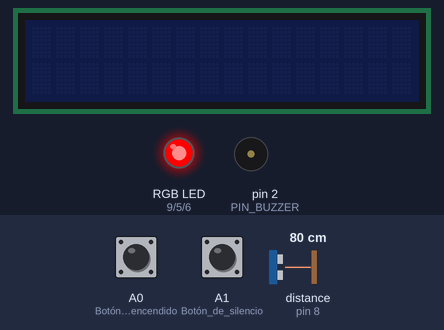
The program below on a simulated Arduino Uno, built with avr-gcc and run on an emulated ATmega328P. On the bench: 16×2 character LCD, an RGB LED mixed from three pins (HIGH = lit), buzzer (waves = sounding, pin HIGH). Wiring (from diagram.json): ultrasonic range finder: trigger pin 7; echo pin 8. The test bench sets the inputs (shaded band); at power-on: A0 (Botón_de_encendido) HIGH, distance to the obstacle (sensor on pin 8) 80 cm, A1 (Botón_de_silencio) HIGH. The echo pulse lasts 58.3 µs per cm; pins used as bus, display or sensor lines are not drawn; what the program prints to the serial monitor is not drawn.

Above: at 1.3 s.
1.4 s: A0 (Botón_de_encendido) pulled LOW for 0.15 s
2.1 s: distance to the obstacle (sensor on pin 8) set to 120 cm
At 2.48 s:
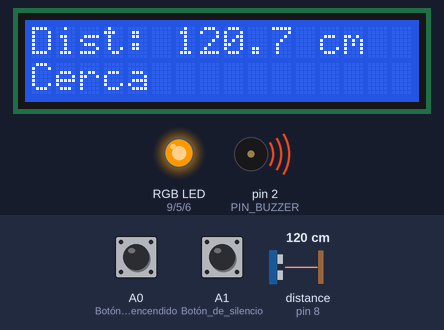
4.3 s: distance to the obstacle (sensor on pin 8) set to 250 cm
At 5.79 s:
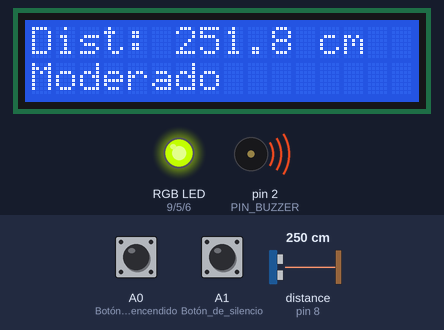
6.2 s: distance to the obstacle (sensor on pin 8) set to 299 cm
At 6.57 s:
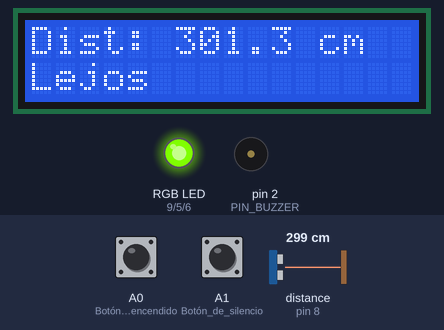
8.3 s: A0 (Botón_de_encendido) pulled LOW for 1 s
At 9.0 s:
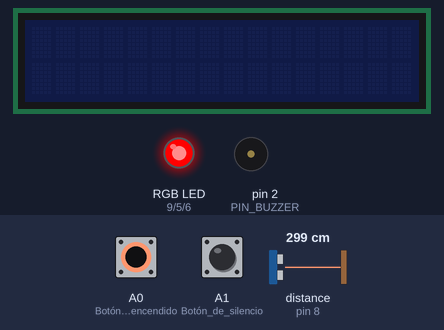
Timing chart, 0 to 11.3 s (numbered marks = the images above; inputs shaded):
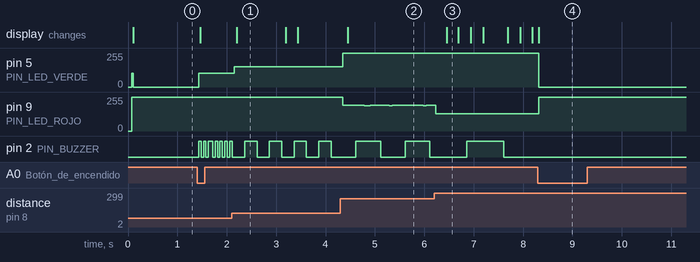

The program:

main.cpp
```cpp
#include <Arduino.h>

#include "AsyncInterval.hpp"
#include "Buzzer.hpp"
#include "Config.hpp"
#include "Distancia.hpp"
#include "HCSR04.hpp"
#include "Led.hpp"
#include "Pantalla.hpp"

namespace
{
    // Temporizadores no bloqueantes
    AsyncInterval medicionInterval(config::INTERVALO_MEDICION_MS);
    AsyncInterval pantallaInterval(config::INTERVALO_PANTALLA_MS);
    AsyncInterval buzzerInterval(config::INTERVALO_BUZZER_INICIAL_MS);
    AsyncInterval readButtonsInterval(config::INTERVALO_LEER_BOTONES_MS);

    // Estado del sistema
    bool estadoBuzzer = false;
    float distanciaCm = 0.0f;
    int porcentajeDistancia = 0;
    NivelDistancia nivelDistancia = NivelDistancia::MuyCerca;
    int status = LOW;  // LOW = apagado, HIGH = encendido
    bool mute = false; //  true = sin sonido, false = con sonido
} // namespace

bool botonPresionado(uint8_t pin)
{
    static bool estadoAnteriorA0 = HIGH;
    static bool estadoAnteriorA1 = HIGH;

    bool estadoActual = digitalRead(pin);

    bool *estadoAnterior = nullptr;

    if (pin == A0)
        estadoAnterior = &estadoAnteriorA0;
    if (pin == A1)
        estadoAnterior = &estadoAnteriorA1;

    if (estadoActual == LOW && *estadoAnterior == HIGH)
    {
        *estadoAnterior = estadoActual;
        return true;
    }

    *estadoAnterior = estadoActual;
    return false;
}

void setup()
{
    Serial.begin(config::BAUDIOS_SERIAL);

    inicializarBuzzer();
    inicializarLed();
    inicializarHCSR04();
    inicializarPantalla();

    pinMode(A0, INPUT_PULLUP); // Botón de encendido/apagado
    pinMode(A1, INPUT_PULLUP); // Botón de silencio

    distanciaCm = medirDistanciaHCSR04();
    if (distanciaCm < 0.0f)
    {
        distanciaCm = config::DISTANCIA_MAXIMA_CM;
    }

    porcentajeDistancia = porcentajeDesdeDistancia(distanciaCm);
    nivelDistancia = nivelDesdePorcentaje(porcentajeDistancia);
    buzzerInterval.setInterval(intervaloBuzzer(nivelDistancia));

    establecerColorPorcentaje(porcentajeDistancia);
    mostrarEstadoSistema(distanciaCm, nivelDistancia);
}

void loop()
{
    if (readButtonsInterval.ready())
    {
        if (botonPresionado(A0))
        {
            status = !status;

            Serial.print("Estado del sistema: ");
            Serial.println(status ? "Encendido" : "Apagado");
        }

        if (botonPresionado(A1))
        {
            mute = !mute;

            Serial.print("Estado del sonido: ");
            Serial.println(mute ? "Silenciado" : "Con sonido");
        }
    }
    if (status == HIGH)
    {
        if (medicionInterval.ready())
        {
            distanciaCm = medirDistanciaHCSR04();
            if (distanciaCm < 0.0f)
            {
                distanciaCm = config::DISTANCIA_MAXIMA_CM;
            }

            porcentajeDistancia = porcentajeDesdeDistancia(distanciaCm);
            nivelDistancia = nivelDesdePorcentaje(porcentajeDistancia);
            buzzerInterval.setInterval(intervaloBuzzer(nivelDistancia));

            establecerColorPorcentaje(porcentajeDistancia);
        }

        if (buzzerInterval.ready())
        {
            if (mute == true)
            {
                desactivarBuzzer();
                estadoBuzzer = false;
            }
            else
            {
                alternarBuzzer(estadoBuzzer, config::FRECUENCIA_BUZZER_HZ);

                Serial.print("Estado del buzzer: ");
                Serial.println(estadoBuzzer ? "Encendido" : "Apagado");
            }
        }

        if (pantallaInterval.ready())
        {
            mostrarEstadoSistema(distanciaCm, nivelDistancia);
        }
    }
    else
    {

        // Si el sistema está apagado, asegurarse de que todo esté apagado
        if (estadoBuzzer)
        {
            alternarBuzzer(estadoBuzzer, config::FRECUENCIA_BUZZER_HZ);
        }
        establecerColorPorcentaje(0); // Apagar LEDs
        apagarPantalla();
    }
}
```

AsyncInterval.hpp
```cpp
/**
 * @file AsyncInterval.hpp
 * @brief Temporizador no bloqueante basado en millis().
 *
 * Permite ejecutar acciones cada cierto intervalo sin detener el hilo
 * principal, evitando el uso de delay().
 */

#pragma once

class AsyncInterval
{
public:
    /**
     * @brief Crea un temporizador con el intervalo indicado.
     *
     * @param ms Intervalo en milisegundos.
     */
    explicit AsyncInterval(unsigned long ms = 1000);

    /**
     * @brief Comprueba si el intervalo ya transcurrió.
     *
     * Si el intervalo transcurrió, reinicia el temporizador y devuelve true.
     *
     * @return true si debe ejecutarse la acción asociada.
     */
    bool ready();

    /**
     * @brief Devuelve el intervalo configurado.
     *
     * @return Intervalo en milisegundos.
     */
    unsigned long getInterval() const;

    /**
     * @brief Cambia el intervalo configurado.
     *
     * @param ms Nuevo intervalo en milisegundos.
     */
    void setInterval(unsigned long ms);

    /**
     * @brief Reinicia el temporizador tomando el tiempo actual como referencia.
     */
    void reset();

private:
    unsigned long previousTime;
    unsigned long interval;
};
```

Buzzer.hpp
```cpp
/**
 * @file Buzzer.hpp
 * @brief Módulo para el control del zumbador (buzzer) del sistema.
 *
 * Proporciona la interfaz para inicializar el hardware del buzzer y controlar
 * su estado de encendido y apagado.
 */

#pragma once

/**
 * @brief Inicializa el pin del buzzer y lo deja apagado.
 *
 * Debe llamarse una sola vez al inicio del programa antes de utilizar las
 * demás funciones.
 */
void inicializarBuzzer();

/**
 * @brief Activa el buzzer con la frecuencia indicada.
 *
 * @param frecuenciaHz Frecuencia del sonido en hercios.
 */
void activarBuzzer(int frecuenciaHz);

/**
 * @brief Desactiva el buzzer, deteniendo cualquier sonido emitido.
 */
void desactivarBuzzer();

/**
 * @brief Alterna el estado del buzzer entre encendido y apagado.
 *
 * @param estadoBuzzer Referencia al estado actual del buzzer (true encendido).
 * @param frecuenciaHz Frecuencia del sonido cuando se activa.
 */
void alternarBuzzer(bool &estadoBuzzer, int frecuenciaHz);
```

Distancia.hpp
```cpp
/**
 * @file Distancia.hpp
 * @brief Conversión y clasificación de distancias medidas por el sensor.
 *
 * Centraliza la lógica que traduce centímetros a porcentaje, clasifica el
 * nivel de cercanía y determina el intervalo de sonido del buzzer.
 */

#pragma once

/**
 * @brief Niveles de cercanía usados por la interfaz del sistema.
 */
enum class NivelDistancia
{
    MuyCerca,
    Cerca,
    Moderado,
    Lejos
};

/**
 * @brief Convierte una distancia en centímetros a un porcentaje de 0 a 100.
 *
 * Una lectura negativa se interpreta como una medición inválida (sin eco) y se
 * trata como un obstáculo lejano.
 *
 * @param distanciaCm Distancia medida en centímetros.
 * @return Porcentaje de distancia saturado al rango 0-100.
 */
int porcentajeDesdeDistancia(float distanciaCm);

/**
 * @brief Clasifica un porcentaje de distancia en un nivel de cercanía.
 *
 * @param porcentaje Distancia normalizada de 0 a 100.
 * @return Nivel de distancia correspondiente.
 */
NivelDistancia nivelDesdePorcentaje(int porcentaje);

/**
 * @brief Devuelve el nombre legible de un nivel de distancia.
 *
 * @param nivel Nivel de distancia.
 * @return Cadena de texto estática con el nombre del nivel.
 */
const char *nombreNivel(NivelDistancia nivel);

/**
 * @brief Obtiene el intervalo de alternancia del buzzer para un nivel.
 *
 * @param nivel Nivel de distancia.
 * @return Intervalo en milisegundos.
 */
unsigned long intervaloBuzzer(NivelDistancia nivel);
```

HCSR04.hpp
```cpp
/**
 * @file HCSR04.hpp
 * @brief Interfaz del sensor ultrasónico HC-SR04.
 *
 * Permite inicializar el sensor y obtener la distancia medida en centímetros.
 */

#pragma once

/**
 * @brief Inicializa los pines del sensor HC-SR04.
 *
 * Configura el pin de disparo como salida, el pin de eco como entrada y deja
 * el pin de disparo en nivel bajo.
 */
void inicializarHCSR04();

/**
 * @brief Mide la distancia al obstáculo más cercano.
 *
 * Envía un pulso de disparo de 10 microsegundos y mide el tiempo de respuesta
 * del eco. Si no se recibe respuesta dentro del tiempo máximo configurado,
 * devuelve un valor negativo para indicar una lectura inválida.
 *
 * @return Distancia en centímetros, o -1.0f si no hubo eco.
 */
float medirDistanciaHCSR04();
```

Led.hpp
```cpp
/**
 * @file Led.hpp
 * @brief Módulo para el control del LED RGB del sistema.
 *
 * Proporciona la interfaz para inicializar el hardware del LED, controlar su
 * estado de encendido/apagado y establecer un color según la distancia.
 */

#pragma once

#include <stdint.h>

/**
 * @brief Componentes de color de un LED RGB.
 */
struct RGB
{
    uint8_t r;
    uint8_t g;
    uint8_t b;
};

/**
 * @brief Inicializa los pines del LED RGB.
 *
 * Configura los tres canales como salida y apaga el LED. Debe llamarse una
 * sola vez en el setup.
 */
void inicializarLed();

/**
 * @brief Enciende todos los canales del LED RGB.
 */
void encenderLed();

/**
 * @brief Apaga todos los canales del LED RGB.
 */
void apagarLed();

/**
 * @brief Alterna el estado del LED entre encendido y apagado.
 *
 * @param estadoLed Referencia al estado actual del LED (true encendido).
 */
void alternarLed(bool &estadoLed);

/**
 * @brief Establece el color del LED a partir de un porcentaje de distancia.
 *
 * El color varía de rojo (0 %) a amarillo (50 %) y de amarillo a verde
 * (100 %).
 *
 * @param porcentaje Distancia normalizada de 0 a 100.
 */
void establecerColorPorcentaje(int porcentaje);

/**
 * @brief Calcula el color correspondiente a un porcentaje de distancia.
 *
 * @param porcentaje Distancia normalizada de 0 a 100.
 * @return Componentes RGB resultantes.
 */
RGB obtenerColor(int porcentaje);
```

Pantalla.hpp
```cpp
/**
 * @file Pantalla.hpp
 * @brief Interfaz de la pantalla LCD I2C.
 *
 * Permite inicializar el display y mostrar la distancia medida junto con su
 * nivel de cercanía.
 */

#pragma once

#include "Distancia.hpp"

/**
 * @brief Inicializa la pantalla LCD I2C y enciende la retroiluminación.
 */
void inicializarPantalla();

/**
 * @brief Muestra la distancia y el nivel de cercanía en la pantalla.
 *
 * @param distanciaCm Distancia medida en centímetros.
 * @param nivel Nivel de distancia calculado a partir de la medición.
 */
void mostrarEstadoSistema(float distanciaCm, NivelDistancia nivel);

void encenderPantalla();
void apagarPantalla();
```

AsyncInterval.cpp
```cpp
#include "AsyncInterval.hpp"

#include <Arduino.h>

AsyncInterval::AsyncInterval(unsigned long ms) : previousTime(0), interval(ms)
{
}

bool AsyncInterval::ready()
{
    const unsigned long currentTime = millis();

    if (currentTime - previousTime >= interval)
    {
        previousTime = currentTime;
        return true;
    }

    return false;
}

unsigned long AsyncInterval::getInterval() const
{
    return interval;
}

void AsyncInterval::setInterval(unsigned long ms)
{
    interval = ms;
}

void AsyncInterval::reset()
{
    previousTime = millis();
}
```

Buzzer.cpp
```cpp
#include "Buzzer.hpp"

#include "Config.hpp"
#include <Arduino.h>

void inicializarBuzzer()
{
    pinMode(config::PIN_BUZZER, OUTPUT);
    desactivarBuzzer();
}

void activarBuzzer()
{
    digitalWrite(config::PIN_BUZZER, HIGH);
}

void desactivarBuzzer()
{
    digitalWrite(config::PIN_BUZZER, LOW);
}

void alternarBuzzer(bool &estadoBuzzer, int frecuenciaHz)
{
    if (estadoBuzzer)
    {
        desactivarBuzzer();
        estadoBuzzer = false;
        return;
    }

    activarBuzzer();
    estadoBuzzer = true;
}
```

Distancia.cpp
```cpp
#include "Distancia.hpp"

#include "Config.hpp"
#include <Arduino.h>

int porcentajeDesdeDistancia(float distanciaCm)
{
    if (distanciaCm < 0.0f)
    {
        return 100;
    }

    const float porcentaje = (distanciaCm / config::DISTANCIA_MAXIMA_CM) * 100.0f;
    return static_cast<int>(constrain(porcentaje, 0.0f, 100.0f));
}

NivelDistancia nivelDesdePorcentaje(int porcentaje)
{
    if (porcentaje >= config::UMBRAL_LEJOS_PORCENTAJE)
    {
        return NivelDistancia::Lejos;
    }

    if (porcentaje >= config::UMBRAL_MODERADO_PORCENTAJE)
    {
        return NivelDistancia::Moderado;
    }

    if (porcentaje >= config::UMBRAL_CERCA_PORCENTAJE)
    {
        return NivelDistancia::Cerca;
    }

    return NivelDistancia::MuyCerca;
}

const char *nombreNivel(NivelDistancia nivel)
{
    switch (nivel)
    {
    case NivelDistancia::Lejos:
        return "Lejos";
    case NivelDistancia::Moderado:
        return "Moderado";
    case NivelDistancia::Cerca:
        return "Cerca";
    case NivelDistancia::MuyCerca:
    default:
        return "Muy cerca";
    }
}

unsigned long intervaloBuzzer(NivelDistancia nivel)
{
    switch (nivel)
    {
    case NivelDistancia::Lejos:
        return config::INTERVALO_BUZZER_LEJOS_MS;
    case NivelDistancia::Moderado:
        return config::INTERVALO_BUZZER_MODERADO_MS;
    case NivelDistancia::Cerca:
        return config::INTERVALO_BUZZER_CERCA_MS;
    case NivelDistancia::MuyCerca:
    default:
        return config::INTERVALO_BUZZER_MUY_CERCA_MS;
    }
}
```

HCSR04.cpp
```cpp
#include "HCSR04.hpp"

#include "Config.hpp"
#include <Arduino.h>

void inicializarHCSR04()
{
    pinMode(config::PIN_TRIGGER, OUTPUT);
    pinMode(config::PIN_ECHO, INPUT);
    digitalWrite(config::PIN_TRIGGER, LOW);
}

float medirDistanciaHCSR04()
{
    digitalWrite(config::PIN_TRIGGER, LOW);
    delayMicroseconds(2);
    digitalWrite(config::PIN_TRIGGER, HIGH);
    delayMicroseconds(10);
    digitalWrite(config::PIN_TRIGGER, LOW);

    const unsigned long duracion = pulseIn(config::PIN_ECHO, HIGH, config::TIMEOUT_ECO_US);

    if (duracion == 0)
    {
        return -1.0f;
    }

    return (duracion * config::VELOCIDAD_SONIDO_CM_US) / 2.0f;
}
```

Led.cpp
```cpp
#include "Led.hpp"

#include "Config.hpp"
#include <Arduino.h>

void inicializarLed()
{
    pinMode(config::PIN_LED_ROJO, OUTPUT);
    pinMode(config::PIN_LED_VERDE, OUTPUT);
    pinMode(config::PIN_LED_AZUL, OUTPUT);

    apagarLed();
}

void encenderLed()
{
    digitalWrite(config::PIN_LED_ROJO, HIGH);
    digitalWrite(config::PIN_LED_VERDE, HIGH);
    digitalWrite(config::PIN_LED_AZUL, HIGH);
}

void apagarLed()
{
    digitalWrite(config::PIN_LED_ROJO, LOW);
    digitalWrite(config::PIN_LED_VERDE, LOW);
    digitalWrite(config::PIN_LED_AZUL, LOW);
}

void alternarLed(bool &estadoLed)
{
    if (estadoLed)
    {
        apagarLed();
        estadoLed = false;
        return;
    }

    encenderLed();
    estadoLed = true;
}

void establecerColorPorcentaje(int porcentaje)
{
    const RGB color = obtenerColor(porcentaje);

    analogWrite(config::PIN_LED_ROJO, color.r);
    analogWrite(config::PIN_LED_VERDE, color.g);
    analogWrite(config::PIN_LED_AZUL, color.b);
}

RGB obtenerColor(int porcentaje)
{
    porcentaje = constrain(porcentaje, 0, 100);

    RGB color{};

    if (porcentaje <= 50)
    {
        const float transicion = porcentaje / 50.0f;

        color.r = 255;
        color.g = static_cast<uint8_t>(255.0f * transicion + 0.5f);
        color.b = 0;
    }
    else
    {
        const float transicion = (porcentaje - 50) / 50.0f;

        color.r = static_cast<uint8_t>(255.0f * (1.0f - transicion) + 0.5f);
        color.g = 255;
        color.b = 0;
    }

    return color;
}
```

Pantalla.cpp
```cpp
#include "Pantalla.hpp"

#include "Config.hpp"
#include <Arduino.h>
#include <LiquidCrystal_I2C.h>
#include <Wire.h>
#include <stdio.h>
#include <string.h>

LiquidCrystal_I2C lcd(config::LCD_DIRECCION, config::LCD_COLUMNAS, config::LCD_FILAS);

namespace
{
    void rellenarLinea(char *linea)
    {
        encenderPantalla();

        size_t longitud = strlen(linea);

        while (longitud < config::LCD_COLUMNAS)
        {
            linea[longitud++] = ' ';
        }

        linea[longitud] = '\0';
    }

    void imprimirLinea(uint8_t fila, char *linea)
    {
        rellenarLinea(linea);
        lcd.setCursor(0, fila);
        lcd.print(linea);
    }
} // namespace

void inicializarPantalla()
{
    lcd.init();
    lcd.backlight();
    lcd.clear();
}

void mostrarEstadoSistema(float distanciaCm, NivelDistancia nivel)
{
    encenderPantalla();
    if (distanciaCm < 0.0f)
    {
        distanciaCm = config::DISTANCIA_MAXIMA_CM;
    }

    int centimetros = static_cast<int>(distanciaCm);
    int decimas = static_cast<int>((distanciaCm - centimetros) * 10.0f + 0.5f);

    if (decimas >= 10)
    {
        centimetros++;
        decimas = 0;
    }

    char lineaDistancia[config::LCD_COLUMNAS + 1];
    snprintf(lineaDistancia, sizeof(lineaDistancia), "Dist: %d.%d cm", centimetros, decimas);
    imprimirLinea(0, lineaDistancia);

    char lineaNivel[config::LCD_COLUMNAS + 1];
    snprintf(lineaNivel, sizeof(lineaNivel), "%s", nombreNivel(nivel));
    imprimirLinea(1, lineaNivel);
}

void encenderPantalla()
{
    lcd.backlight();
}

void apagarPantalla()
{
    lcd.clear();
    lcd.noBacklight();
}
```

Source omitted: Config.hpp (1811 bytes)

Measured:
- after the input at 1.4 s, pin 5 (PIN_LED_VERDE): 0/255 → 102/255 at once; pin 2 (PIN_BUZZER): alternates HIGH for 0.05 s and LOW for 0.05 s, starting at once
- after the input at 2.1 s, pin 5 (PIN_LED_VERDE): 102/255 → 153/255 after 0.05 s; pin 2 (PIN_BUZZER): alternates HIGH for 0.25 s and LOW for 0.25 s, starting after 0.26 s; the display: changes after 0.11 s (image 1)
- after the input at 4.3 s, pin 5 (PIN_LED_VERDE): 153/255 → 255/255 after 0.05 s; pin 9 (PIN_LED_ROJO): goes 194/255 0.44 s, 189/255 0.12 s, 194/255 0.38 s, 189/255 0.06 s, then 194/255, starting after 0.05 s; pin 2 (PIN_BUZZER): alternates HIGH for 0.50 s and LOW for 0.50 s, starting after 0.31 s; the display: changes after 0.15 s (image 2)
- after the input at 6.2 s, the display: changes after 0.25 s (image 3)
- after the input at 8.3 s, pin 5 (PIN_LED_VERDE): 255/255 → 0/255 at once; pin 9 (PIN_LED_ROJO): 128/255 → 255/255 at once; pin 2 (PIN_BUZZER): stops changing and stays LOW; the display: changes at once (image 4)
- what the display in image 1 shows lasts 1.0 s, from 2.2 s to 3.2 s
